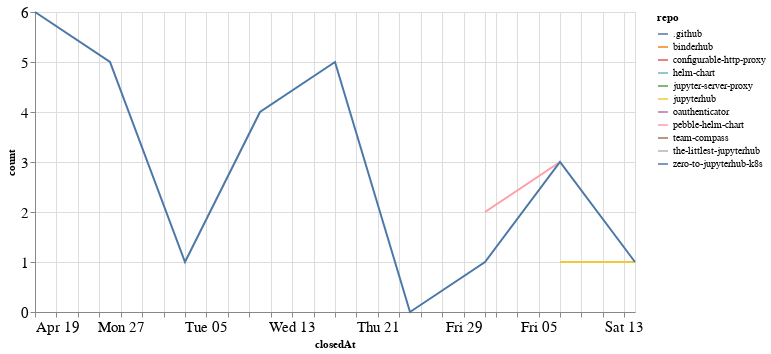

The cell this chart's notebook holds for it:
### Code cell
closed_by_time = closed_by.groupby('repo').resample('W', on='closedAt').count()['author'].reset_index()
closed_by_time = closed_by_time.rename(columns={'author': 'count'})

alt.Chart(closed_by_time, width=600).mark_line().encode(
    x='closedAt',
    y='count',
    color='repo',
    tooltip="repo"
)

### Figure 1 — Vega-Lite specification as saved in the notebook (floating-point values rounded to 4 significant figures)
{"config": {"axisLeft": {"labelFontSize": 15}, "axisBottom": {"labelFontSize": 15}}, "data": {"name": "data-2232155d01635533b595b3fbef01ae17"}, "mark": "line", "encoding": {"color": {"type": "nominal", "field": "repo"}, "tooltip": {"type": "nominal", "field": "repo"}, "x": {"type": "temporal", "field": "closedAt"}, "y": {"type": "quantitative", "field": "count"}}, "width": 600, "$schema": "https://vega.github.io/schema/vega-lite/v4.8.1.json", "datasets": {"data-2232155d01635533b595b3fbef01ae17": [{"repo": ".github", "closedAt": "2020-05-03T00:00:00", "count": 1}, {"repo": "binderhub", "closedAt": "2020-05-24T00:00:00", "count": 1}, {"repo": "configurable-http-proxy", "closedAt": "2020-05-31T00:00:00", "count": 6}, {"repo": "helm-chart", "closedAt": "2020-05-10T00:00:00", "count": 2}, {"repo": "jupyter-server-proxy", "closedAt": "2020-05-24T00:00:00", "count": 1}, {"repo": "jupyterhub", "closedAt": "2020-06-07T00:00:00", "count": 1}, {"repo": "jupyterhub", "closedAt": "2020-06-14T00:00:00", "count": 1}, {"repo": "oauthenticator", "closedAt": "2020-05-17T00:00:00", "count": 1}, {"repo": "pebble-helm-chart", "closedAt": "2020-05-31T00:00:00", "count": 2}, {"repo": "pebble-helm-chart", "closedAt": "2020-06-07T00:00:00", "count": 3}, {"repo": "team-compass", "closedAt": "2020-04-26T00:00:00", "count": 1}, {"repo": "the-littlest-jupyterhub", "closedAt": "2020-05-10T00:00:00", "count": 1}, {"repo": "zero-to-jupyterhub-k8s", "closedAt": "2020-04-19T00:00:00", "count": 6}, {"repo": "zero-to-jupyterhub-k8s", "closedAt": "2020-04-26T00:00:00", "count": 5}, {"repo": "zero-to-jupyterhub-k8s", "closedAt": "2020-05-03T00:00:00", "count": 1}, {"repo": "zero-to-jupyterhub-k8s", "closedAt": "2020-05-10T00:00:00", "count": 4}, {"repo": "zero-to-jupyterhub-k8s", "closedAt": "2020-05-17T00:00:00", "count": 5}, {"repo": "zero-to-jupyterhub-k8s", "closedAt": "2020-05-24T00:00:00", "count": 0}, {"repo": "zero-to-jupyterhub-k8s", "closedAt": "2020-05-31T00:00:00", "count": 1}, {"repo": "zero-to-jupyterhub-k8s", "closedAt": "2020-06-07T00:00:00", "count": 3}, {"repo": "zero-to-jupyterhub-k8s", "closedAt": "2020-06-14T00:00:00", "count": 1}]}}
